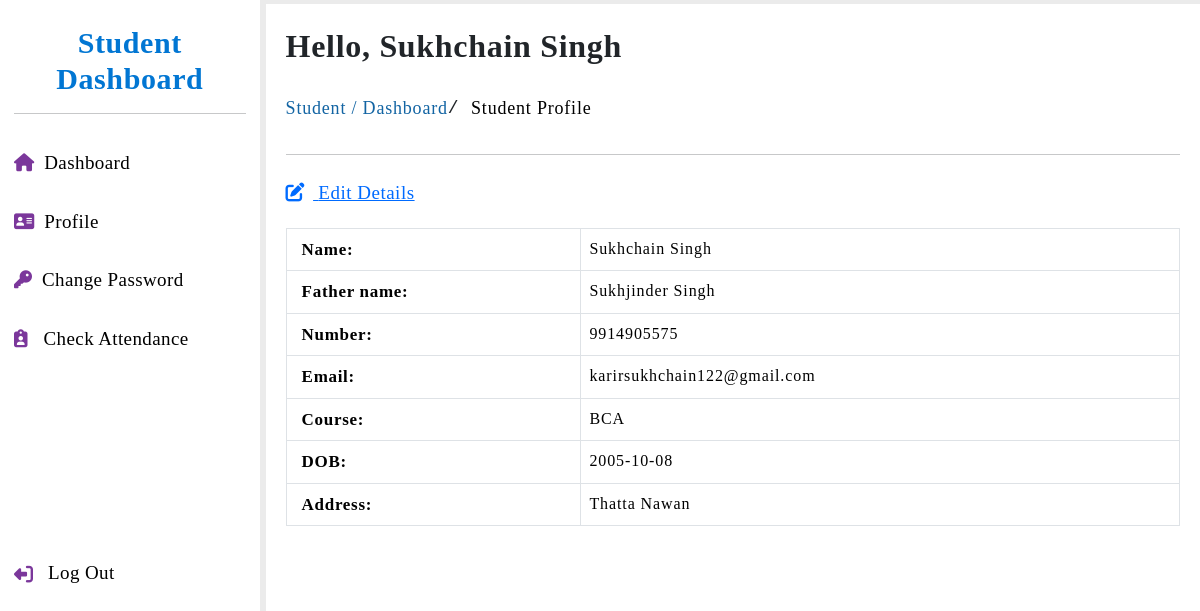
Screenshot of /student/profile.php (signed in) with the database file from the repository.
### tables this page shows
CREATE TABLE `student_info` (
  `sr_no` int(11) NOT NULL,
  `student_name` varchar(50) NOT NULL,
  `student_father_name` varchar(50) NOT NULL,
  `student_number` bigint(10) NOT NULL,
  `student_email` varchar(100) NOT NULL,
  `student_password` varchar(30) NOT NULL,
  `student_course` varchar(30) NOT NULL,
  `student_semester` int(20) NOT NULL,
  `student_dob` varchar(11) NOT NULL,
  `student_gender` varchar(8) NOT NULL,
  `student_address` varchar(150) NOT NULL,
  `student_alt_number` bigint(10) NOT NULL
);

### student/profile.php (the view, shortened to what this page needs)
<?php
    include '../sql/main_connection.php';
    $student_number = $_SESSION['number'];
    $data = mysqli_query($conn, "SELECT * FROM `student_info` WHERE student_number = '$student_number'");
    $result = mysqli_fetch_assoc($data);
?>
<!DOCTYPE html>
<html lang="en">
<head>
    <?php include '../include/links.php'; ?>
    <link rel="stylesheet" href="../styles/student-dashboard-style.css">
    <link rel="stylesheet" href="student-responsive.css">
</head>
<body>
    <?php include '../include/student-sidebar.php'; ?>
    <section class="dashboard-middle-area">
        <h4 class="student-name">Hello, <?php echo $result['student_name']; ?></h4>
        <pre class="pagination"><p style="color: #1264a3;">Student / </p> <a href="dashboard.php" style="color: #1264a3;">Dashboard</a> / <a href="profile.php">Student Profile</a></pre> <hr>
        <div class="edit-detail-link pt-2">
            <i class='fa-solid fa-pen-to-square pe-2'></i>
            <a href="edit-profile.php" style="color: #006bff">Edit Details</a>
        </div>
        <div class="student-profile">
            <table class="table table-bordered table-responsive">
                <tr>
                    <th class="student-heading" width="33%">Name:</th>
                    <td class="student-value"><?php echo $result['student_name']; ?></td>
                </tr>
                <tr>
                    <th class="student-heading">Father name:</th>
                    <td class="student-value"><?php echo $result['student_father_name']; ?></td>
                </tr>
                <tr>
                    <th class="student-heading">Number:</th>
                    <td class="student-value"><?php echo $result['student_number']; ?></td>
                </tr>
                <tr>
                    <th class="student-heading">Email:</th>
                    <td class="student-value"><?php echo $result['student_email']; ?></td>
                </tr>
                <tr>
                    <th class="student-heading">Course:</th>
                    <td class="student-value"><?php echo $result['student_course']; ?></td>
                </tr>
                <tr>
                    <th class="student-heading">DOB:</th>
                    <td class="student-value"><?php echo $result['student_dob']; ?></td>
                </tr>
                <tr>
                    <th class="student-heading">Address:</th>
                    <td class="student-value"><?php echo $result['student_address']; ?></td>
                </tr>
            </table>
        </div>
    </section>
</body>
</html>

### include/links.php (shortened to what this page needs)
<link href="https://cdn.jsdelivr.net/npm/bootstrap@5.3.3/dist/css/bootstrap.min.css" rel="stylesheet">
<link rel="stylesheet" href="https://cdnjs.cloudflare.com/ajax/libs/font-awesome/6.7.2/css/all.min.css" />

### include/student-sidebar.php
<div class="side-bar">
    <h4>Student Dashboard</h4> <hr>
    <div class="dashboard-links">
        <div class="link">
            <i class="fa-solid fa-house"></i> <a href="../student/dashboard.php">Dashboard</a>
        </div>
        <div class="link">
            <i class="fa-solid fa-address-card"></i> <a href="../student/profile.php">Profile</a>
        </div>
        <div class="link">
            <i class="fa-solid fa-key"></i> <a href="../student/change-password.php">Change Password</a>
        </div>
        <div class="link">
            <i class="fa-solid fa-clipboard-user pe-3"></i> <a href="../student/attendance.php">Check Attendance</a>
        </div>
    </div>
    <div class="logout-div">
        <i class="fa-solid fa-right-from-bracket fa-rotate-180"></i> <a href="../student/logout.php" onclick="return confirm('Are you sure to Log out?')">Log Out</a>
    </div>
</div>

### styles/student-dashboard-style.css (style rules this page uses)
* { margin: 0; padding: 0; box-sizing: border-box; font-family: 'Poppins'; }
body { width: 100%; height: 100vh; display: flex; background-color: #ebebeb; }
body a { text-decoration: none; color: #000; }
.side-bar { width: 260px; height: 100%; background-color: #fff; padding: 10px 14px; }
.side-bar h4 { font-size: 30px; font-weight: 600; letter-spacing: .6px; margin-top: 15px; color: #0176d3; cursor: default; text-align: center; }
.side-bar .dashboard-links { width: 100%; height: 420px; padding: 10px 0px; margin-top: 20px; }
.dashboard-links .link { display: flex; align-items: center; padding: 5px 0px; margin-bottom: 20px; }
.dashboard-links .link i { font-size: 18px; padding-right: 10px; color: #7b379b; }
.dashboard-links a, .logout-div a { color: #000; font-weight: 500; font-size: 19px; letter-spacing: .4px; transition: .2s; }
.logout-div { display: flex; align-items: center; padding: 5px 0px; }
.logout-div i { font-size: 19px; color: #7b379b; }
.logout-div a { margin-left: 15px; }
.dashboard-middle-area { width: calc(100% - 264px); height: 99.4%; background-color: #fff; margin: 4px 0px 0px 6px; padding: 10px 20px; position: relative; }
.dashboard-middle-area .student-name { font-size: 32px; font-weight: 600; letter-spacing: .7px; margin-top: 13px; }
.dashboard-middle-area .pagination { font-size: 18px; font-weight: 500; margin-top: 30px; letter-spacing: .8px; transition: .2s; }
.student-profile { width: 100%; height: auto; padding: 20px 0px; }
.student-profile table { letter-spacing: .7px; }
.student-profile .student-heading { font-weight: 600; letter-spacing: .7px; padding-left: 15px; font-size: 17px; }
.student-profile .student-value { font-size: 16px; letter-spacing: .9px; margin-left: 20px; }
.edit-detail-link { letter-spacing: .5px; text-decoration: underline; font-size: 19px; color: #006BFF; font-weight: 500; }

### rows the page displays
student_info: student_name "Sukhchain Singh", student_father_name "Sukhjinder Singh", student_number "9914905575", student_email "karirsukhchain122@gmail.com", student_course "BCA", student_dob "2005-10-08", student_address "Thatta Nawan"
